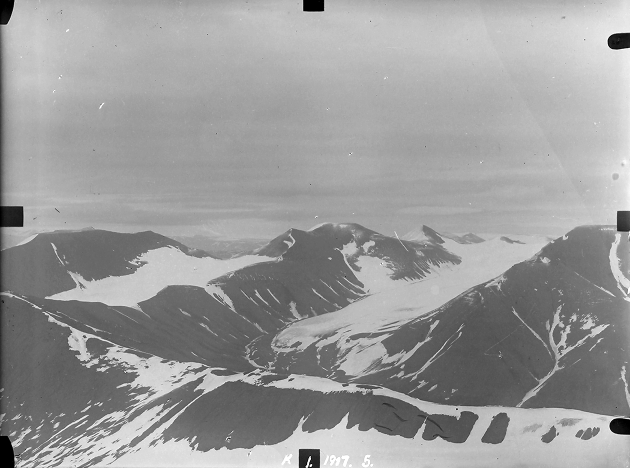
#> input picture Input/NBR9201_04769.jpg, 1260 x 936 px (shown at 1/2 size); its folder holds 4 pictures in this run
$ python MatchImages.py
#> lines starting #> are read from the running program, lines starting #| are printed output that depends on the picture
import cv2
import os
import matplotlib.pyplot as plt
import numpy as np

#images = [cv2.imread(f"Input/{name}", 0) for name in os.listdir("Input/") if name in ["NBR9201_04769.jpg", "NBR9201_04774.jpg"]]
images = [cv2.imread(f"Input/{name}", 0) for name in os.listdir("Input/")]
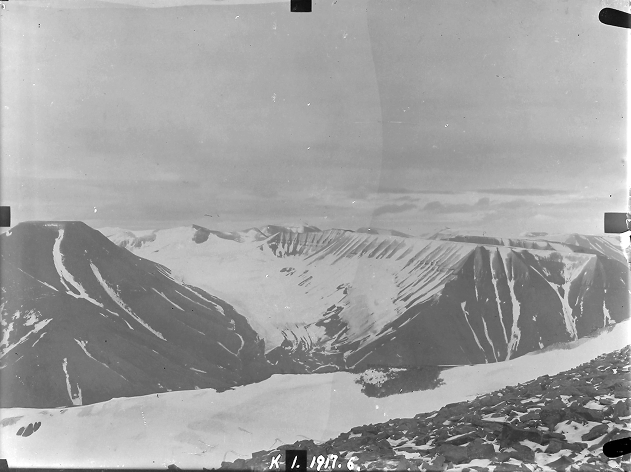
#> input picture Input/NBR9201_04770.jpg, 1262 x 943 px (shown at 1/2 size)
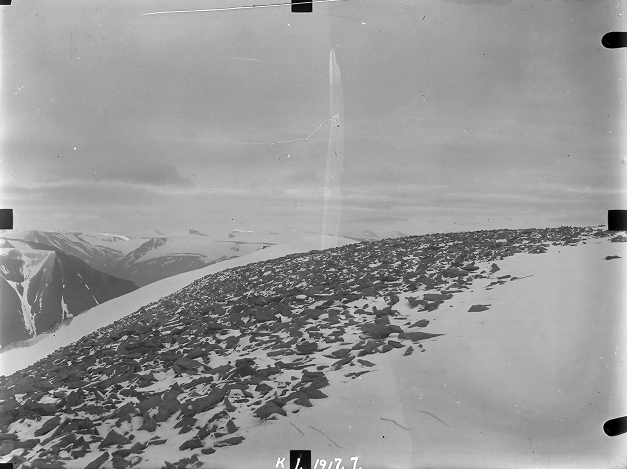
#> input picture Input/NBR9201_04771.jpg, 1254 x 938 px (shown at 1/2 size)
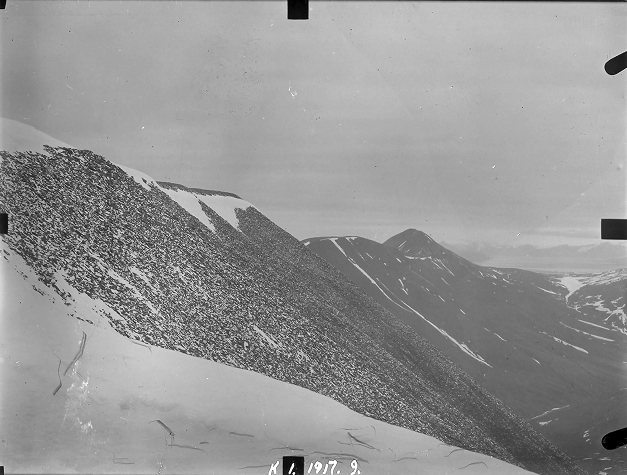
#> input picture Input/NBR9201_04772.jpg, 1254 x 950 px (shown at 1/2 size)
#> images = 4 items

# Initialise ORB detector
orb = cv2.ORB_create(8000)
kps = []
dess = []

# Compute keypoints and descriptors for every image
for img in images:
    kp, des = orb.detectAndCompute(img, None)

    kps.append(kp)
    dess.append(des)
#> this loop made 4 passes
#> after the loop, dess = 4 items; kps = 4 items


# Create feature matcher
matcher = cv2.DescriptorMatcher_create(cv2.DESCRIPTOR_MATCHER_BRUTEFORCE_HAMMING)

for i1, img1 in enumerate(images):
    print(f"i_1 = {i1}")  # Image nr 1 index

    for i2, img2 in enumerate(images):
        if i1 == i2:
            continue
        print(f"i_2 = {i2}")

        # Match descriptors
        matches = matcher.match(dess[i1], dess[i2], None)
        matches = sorted(matches, key=lambda x: x.distance)

        # Get matched keypoint coordinates
        points1 = np.zeros((len(matches), 2), dtype=np.float32)
        points2 = np.zeros((len(matches), 2), dtype=np.float32)

        for i, match in enumerate(matches):
            points1[i, :] = kps[i1][match.queryIdx].pt
            points2[i, :] = kps[i2][match.trainIdx].pt

        # Get homography matrix between images
        h, mask = cv2.findHomography(points1, points2, cv2.RANSAC)

        img3 = cv2.drawMatches(img1, kps[i1], img2, kps[i2], matches[: 70], outImg=None, flags=2)

        plt.imshow(mask)
        plt.show()

        break
    break
#> this loop made 1 pass
#> i1 on pass 1: 0
#| i_1 = 0
#| i_2 = 1
#> pass 1, `plt.show()`:
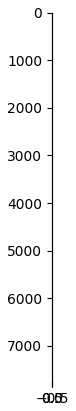
#> figure drawn by matplotlib, 1 panel
